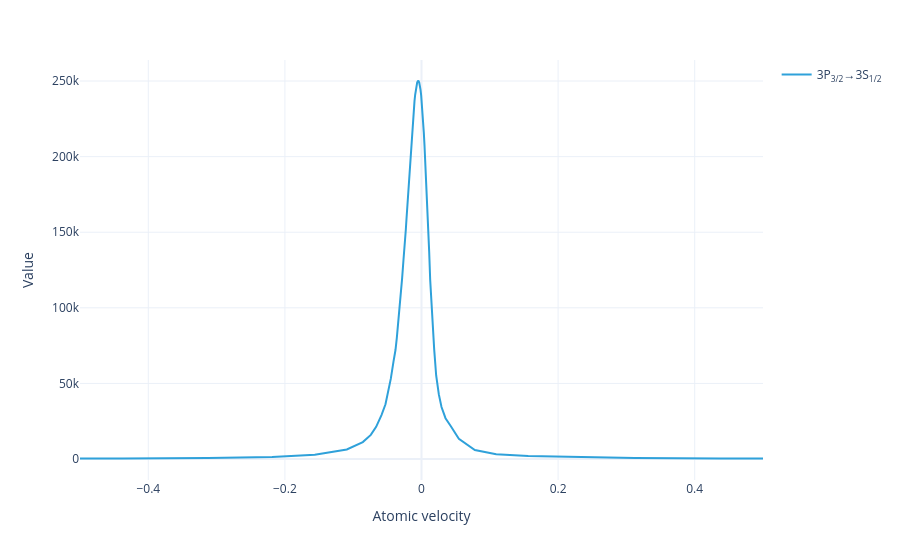

Here is the notebook cell this chart was saved with:
### Markdown cell above
The flux distribution shows that this is a more detailed description of the system than the model with a greater number of evenly spaced velocity groups:

### Code cell
model.flux_distribution(sol).visualize(xaxis_range=(-.5, .5))
